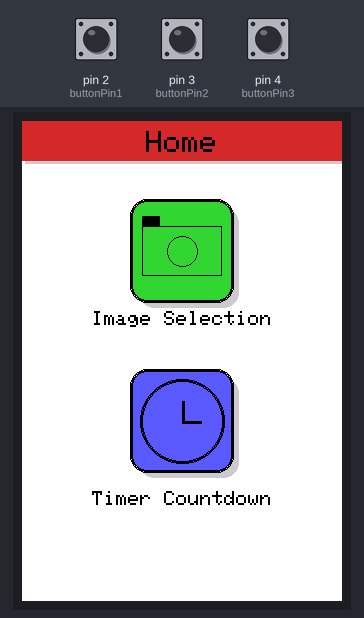
Simulated run of this sketch. Board: Arduino Uno, built with avr-gcc and run on an emulated ATmega328P. On the bench: 320×480 colour display. The inputs (shaded band) are chosen by the test bench; at power-on: pin 2 (buttonPin1) LOW, pin 3 (buttonPin2) LOW, pin 4 (buttonPin3) LOW.

Above: at 1.7 s.
1.8 s: pin 2 (buttonPin1) pulled HIGH for 1 s
4.3 s: pin 3 (buttonPin2) pulled HIGH for 3.2 s
At 8.6 s:
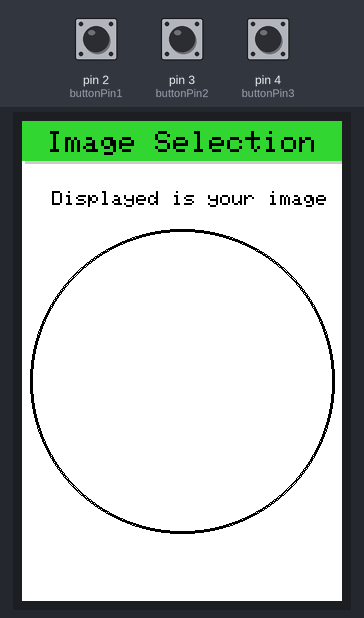
9.0 s: pin 4 (buttonPin3) pulled HIGH for 3.2 s
At 12.9 s:
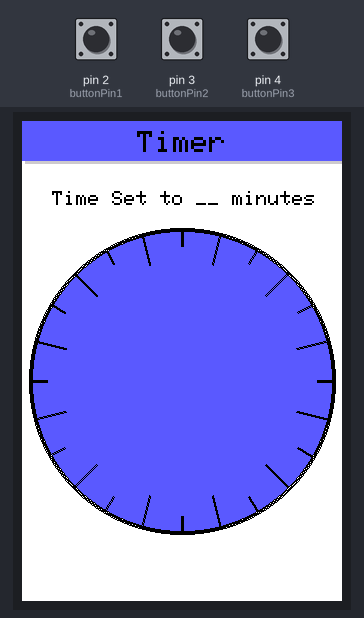
13.7 s: pin 2 (buttonPin1) pulled HIGH for 0.15 s
At 14.4 s:
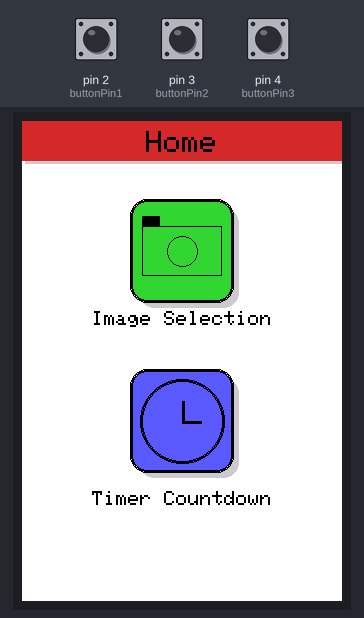
15.4 s: pin 2 (buttonPin1) pulled HIGH for 3.2 s
20.1 s: pin 3 (buttonPin2) driven HIGH and pin 4 (buttonPin3) driven HIGH
At 20.5 s:
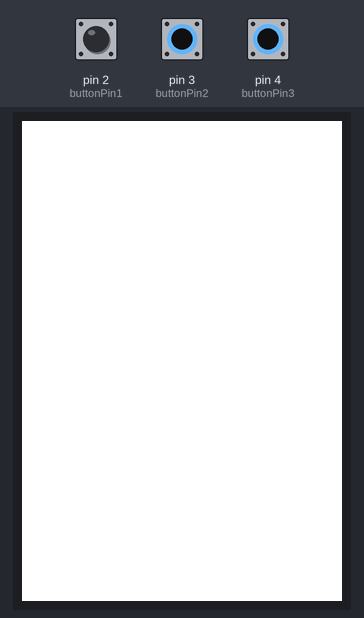
Timing chart, 0 to 23.1 s (numbered marks = the images above; inputs shaded):
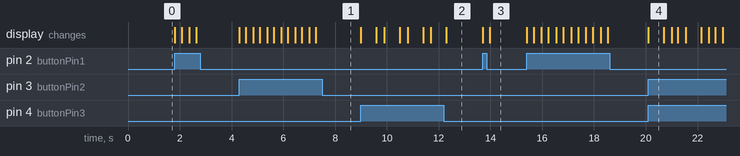

The sketch:

capstone.ino
```cpp
#include <SPI.h>
#include "Adafruit_GFX.h"
#include "Adafruit_HX8357.h"

// Pin definitions for the display
#define TFT_CS 10
#define TFT_DC 9
#define TFT_RST 8 // Can be set to -1 if tied to Arduino's reset

// Pin definitions for the buttons
const int buttonPin1 = 2;
const int buttonPin2 = 3;
const int buttonPin3 = 4;

// variables will change:
int buttonState1 = 0;  // variable for reading the pushbutton status
int buttonState2 = 0;
int buttonState3 = 0;

// Create an instance of the display
Adafruit_HX8357 tft = Adafruit_HX8357(TFT_CS, TFT_DC, TFT_RST);

// Variable to store the current state (0: Home, 1: Image, 2: Timer)
int currentState = 0;

void setup() {
  Serial.begin(9600);

  // Initialize the display
  tft.begin();

  // Set the screen rotation (optional, can be adjusted)
  tft.setRotation(2);

  // Clear the screen
  tft.fillScreen(HX8357_WHITE);

  // Set button pins as input
  pinMode(buttonPin1, INPUT);
  pinMode(buttonPin2, INPUT);
  pinMode(buttonPin3, INPUT);

  // Display the initial state (Home)
  displayCurrentState();
}

void loop() {
  buttonState1 = digitalRead(buttonPin1);
  buttonState2 = digitalRead(buttonPin2);
  buttonState3 = digitalRead(buttonPin3);

  // Check if button 1 is pressed (for Home)
  if (buttonState1 == HIGH) {
    currentState = 0;  // Set state to 0 (Home)
    displayCurrentState();
    delay(300); // Debounce delay
  }

  // Check if button 2 is pressed (for Image)
  if (buttonState2 == HIGH) {
    currentState = 1;  // Set state to 1 (Image)
    displayCurrentState();
    delay(300); // Debounce delay
  }

  // Check if button 3 is pressed (for Timer)
  if (buttonState3 == HIGH) {
    currentState = 2;  // Set state to 2 (Timer)
    displayCurrentState();
    delay(300); // Debounce delay
  }
}

void displayCurrentState() {
  // Determine which screen to display based on the current state
  switch (currentState) {
    case 0:
      displayHomeScreen();
      break;
    case 1:
      displayImageSelectionScreen();
      break;
    case 2:
      displayTimerScreen();
      break;
  }
}

// Function for the home screen
void displayHomeScreen() {
  tft.fillScreen(HX8357_WHITE);

  // Draw green bar and text at the top
  displayTitle("Home");

  // Define the sizes and positions for the boxes
  int boxWidth = 100;
  int boxHeight = 100;
  int gap = 60; // Gap for text between the boxes
  int boxX = (tft.width() - boxWidth) / 2;
  int boxY = 80;
  int shadowOffset = 7; // Offset for shadow

  // --- First Box (upper) with shadow and thicker outline ---
  // Draw shadow (slightly offset version of the box)
  tft.fillRoundRect(boxX + shadowOffset, boxY + shadowOffset, boxWidth, boxHeight, 15, tft.color565(0xc9, 0xc9, 0xc9));

  // Draw filled green box
  tft.fillRoundRect(boxX, boxY, boxWidth, boxHeight, 15, tft.color565(0x36, 0xD6, 0x36));

  // Draw thicker black outline around the first box by drawing multiple outlines
  for (int i = 0; i < 3; i++) {
    tft.drawRoundRect(boxX - i, boxY - i, boxWidth + 2 * i, boxHeight + 2 * i, 15 + i, HX8357_BLACK);
  }

  // --- Second Box (lower) with shadow and thicker outline ---
  // Calculate Y position for the second box
  int clockBoxY = boxY + boxHeight + gap + 10;

  // Draw shadow (slightly offset version of the box)
  tft.fillRoundRect(boxX + shadowOffset, clockBoxY + shadowOffset, boxWidth, boxHeight, 15, tft.color565(0xc9, 0xc9, 0xc9));

  // Draw filled blue box
  tft.fillRoundRect(boxX, clockBoxY, boxWidth, boxHeight, 15, tft.color565(0x5B, 0x5B, 0xFF));

  // Draw thicker black outline around the second box by drawing multiple outlines
  for (int i = 0; i < 3; i++) {
    tft.drawRoundRect(boxX - i, clockBoxY - i, boxWidth + 2 * i, boxHeight + 2 * i, 15 + i, HX8357_BLACK);
  }

  // Draw a small circle in the center of the first box
  int circleRadius = 15;  // Adjust size of the circle
  int circleX = boxX + boxWidth / 2;
  int circleY = boxY + boxHeight / 2;
  tft.drawCircle(circleX, circleY, circleRadius, HX8357_BLACK);

  // Draw a rectangle around the circle, extended along the x-axis
  int rectPaddingX = 25;
  int rectPaddingY = 10;
  tft.drawRect(circleX - circleRadius - rectPaddingX, circleY - circleRadius - rectPaddingY,
               2 * (circleRadius + rectPaddingX), 2 * (circleRadius + rectPaddingY), HX8357_BLACK);

  // Draw a small square above the rectangle in the top-left corner
  int squareSize = 10;
  tft.fillRect(circleX - circleRadius - rectPaddingX, circleY - circleRadius - rectPaddingY - squareSize, squareSize + 8, squareSize, HX8357_BLACK);

  // Draw a large circle in the second box
  int largeCircleRadius = boxWidth / 2 - 10;
  int largeCircleX = boxX + boxWidth / 2;
  int largeCircleY = clockBoxY + boxHeight / 2;
  for (int i = 0; i < 3; i++) {
    tft.drawCircle(largeCircleX, largeCircleY, largeCircleRadius + i, HX8357_BLACK);
  }

  // Draw a thick right angle in the center of the circle
  int angleLength = largeCircleRadius / 2;
  tft.fillRect(largeCircleX, largeCircleY, angleLength, 3, HX8357_BLACK);  // Horizontal line
  tft.fillRect(largeCircleX, largeCircleY - angleLength, 3, angleLength, HX8357_BLACK);  // Vertical line

  // Display text between the two boxes
  tft.setTextSize(2);
  tft.setCursor(70, boxY + boxHeight + 10);  // Text between boxes
  tft.println("Image Selection");

  // Text below the second box
  tft.setCursor(70, clockBoxY + boxHeight + 20);
  tft.println("Timer Countdown");
}

// Function for the image selection screen
void displayImageSelectionScreen() {
  tft.fillScreen(HX8357_WHITE);

  // Draw green bar and text at the top
  displayTitle("Image Selection");

  // Draw the largest possible hollow circle in the center of the screen
  int radius = min(tft.width(), tft.height()) / 2 - 10;
  for (int i = 0; i < 3; i++) {
    tft.drawCircle(tft.width() / 2, tft.height() / 2 + 20, radius + i, HX8357_BLACK);
  }

  // Display text above the circle
  tft.setTextSize(2);
  tft.setCursor(30, tft.height() / 2 - radius - 20);
  tft.println("Displayed is your image");
}

//Displays the Timer Screen
void displayTimerScreen() {
  tft.fillScreen(HX8357_WHITE);

  // Draw blue bar and text at the top
  displayTitle("Timer");

  // Draw the filled blue circle in the center of the screen
  int radius = min(tft.width(), tft.height()) / 2 - 10;  // Reduced padding for larger size
  tft.fillCircle(tft.width() / 2, tft.height() / 2 + 20, radius, tft.color565(0x5B, 0x5B, 0xFF));

  // Draw black outline around the circle
  for (int i = 0; i <= 3; i++) {  // Adjust the loop to make the outline thicker (increase 'i' for more thickness)
    tft.drawCircle(tft.width() / 2, tft.height() / 2 + 20, radius + i, HX8357_BLACK);
  }

  // Draw the reversed spokes (lines starting near the edge and going inward)
  int centerX = tft.width() / 2;
  int centerY = tft.height() / 2 + 20;
  int numSpokes = 24;  // Number of spokes
  for (int i = 0; i < numSpokes; i++) {
    // Calculate angle for each spoke
    float angle = 2 * PI * i / numSpokes;

    // Choose spoke length factor based on whether the index is odd or even
    float spokeLengthFactor = (i % 2 == 0) ? 0.9 : 0.8;

    // Calculate x and y coordinates for the start of each spoke (near the edge)
    int xStart = centerX + radius * cos(angle);
    int yStart = centerY + radius * sin(angle);

    // Calculate x and y coordinates for the end of each spoke (closer to the center)
    int xEnd = centerX + radius * spokeLengthFactor * cos(angle);
    int yEnd = centerY + radius * spokeLengthFactor * sin(angle);

    // Draw the thicker reversed spoke (from outer to inner) by drawing multiple parallel lines
    for (int thickness = -1; thickness <= 1; thickness++) {
      tft.drawLine(xStart + thickness * cos(angle + PI / 2), yStart + thickness * sin(angle + PI / 2),
                   xEnd + thickness * cos(angle + PI / 2), yEnd + thickness * sin(angle + PI / 2), HX8357_BLACK);

    // Display text above the circle (Reset button)
    tft.setTextSize(2);
    tft.setCursor(30, tft.height() / 2 - radius - 20);
    tft.println("Time Set to __ minutes");
    }
  }
}

// Helper function to display a title at the top of the screen with shadow and different bar colors
void displayTitle(const char* title) {

  // Define bar height and shadow offset
  int barHeight = 40;
  int shadowOffset = 3; // Offset for shadow

  // Set the color for each screen based on the title
  uint16_t barColor;
  if (strcmp(title, "Home") == 0) {
    barColor = tft.color565(0xD1, 0x2A, 0x2A);  // Red for Home
  } else if (strcmp(title, "Image Selection") == 0) {
    barColor = tft.color565(0x36, 0xD6, 0x36);  // Green for Image Selection
  } else if (strcmp(title, "Timer") == 0) {
    barColor = tft.color565(0x5B, 0x5B, 0xFF);  // Blue for Timer
  } else {
    barColor = HX8357_BLACK;  // Default color if title doesn't match any known screen
  }

  // Draw the shadow (slightly offset version of the bar)
  tft.fillRect(0 + shadowOffset, 0 + shadowOffset, tft.width(), barHeight, tft.color565(0xc9, 0xc9, 0xc9));  // Light grey shadow

  // Draw the main colored bar (original position)
  tft.fillRect(0, 0, tft.width(), barHeight, barColor);  // Colored bar depending on the screen

  // Set the text color and size
  tft.setTextColor(HX8357_BLACK);
  tft.setTextSize(3);

  // Calculate the width of the title text to center it
  int16_t x1, y1;
  uint16_t w, h;
  tft.getTextBounds(title, 0, 0, &x1, &y1, &w, &h);

  // Display the title text centered at the top
  tft.setCursor((tft.width() - w) / 2, 10);
  tft.println(title);
}
```

Measured:
- after the input at 4.3 s, the display: first changes at once (image 1 shows a later state)
- after the input at 9.0 s, the display: first changes at once (image 2 shows a later state)
- after the input at 13.7 s, the display: first changes at once (image 3 shows a later state)
- after the input at 20.1 s, the display: changes at once (image 4)
- what the display in image 4 shows lasts 0.6 s, from 20.1 s to 20.7 s
